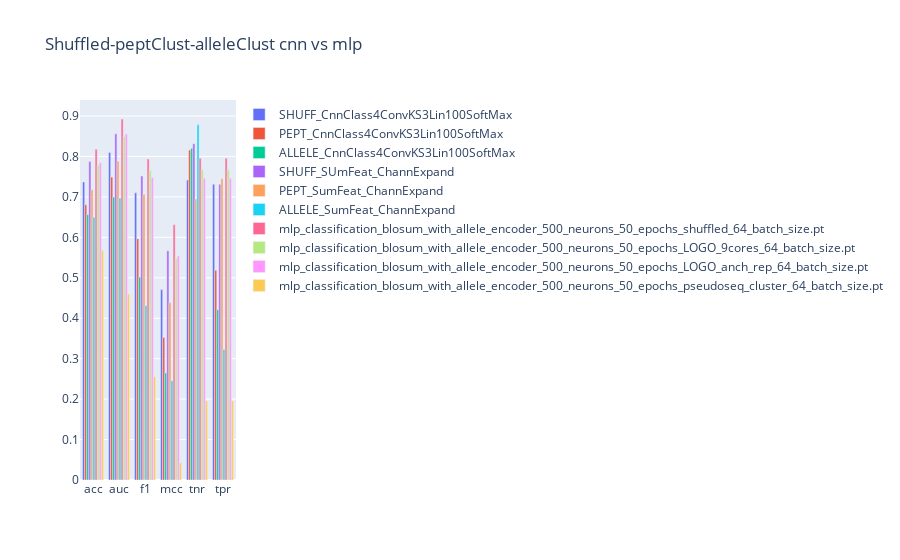

Notebook source saved alongside this figure:
### Code cell
def plot_hist_comparison(title, metrics_dict, save=False):
    fig = go.Figure()

    for model_name in metrics_dict:
        x = list(metrics_dict[model_name].keys())
        y = list(metrics_dict[model_name].values())
        fig.add_trace(go.Bar(
            x=x,
            y=y,
            name=model_name,
        ))
        fig.update_layout(
            barmode="group",
            title_text=title,
        )
    fig.show()
    if save:
        plt.savefig(save)
        
plot_hist_comparison('Shuffled-peptClust-alleleClust cnn vs mlp', best_models_metrics)

### Figure 1 — Plotly figure (JSON) as saved in the notebook; plotly's stock layout.template omitted (floating-point values rounded to 4 significant figures)
{"data": [{"name": "SHUFF_CnnClass4ConvKS3Lin100SoftMax", "type": "bar", "x": ["acc", "auc", "f1", "mcc", "tnr", "tpr"], "y": [0.7372, 0.81, 0.71, 0.4707, 0.7418, 0.7313]}, {"name": "PEPT_CnnClass4ConvKS3Lin100SoftMax", "type": "bar", "x": ["acc", "auc", "f1", "mcc", "tnr", "tpr"], "y": [0.6804, 0.7491, 0.5965, 0.3524, 0.8159, 0.5185]}, {"name": "ALLELE_CnnClass4ConvKS3Lin100SoftMax", "type": "bar", "x": ["acc", "auc", "f1", "mcc", "tnr", "tpr"], "y": [0.6561, 0.6995, 0.5017, 0.2648, 0.8203, 0.421]}, {"name": "SHUFF_SUmFeat_ChannExpand", "type": "bar", "x": ["acc", "auc", "f1", "mcc", "tnr", "tpr"], "y": [0.7874, 0.8559, 0.7516, 0.5667, 0.8316, 0.7311]}, {"name": "PEPT_SumFeat_ChannExpand", "type": "bar", "x": ["acc", "auc", "f1", "mcc", "tnr", "tpr"], "y": [0.7178, 0.7881, 0.7064, 0.4383, 0.695, 0.745]}, {"name": "ALLELE_SumFeat_ChannExpand", "type": "bar", "x": ["acc", "auc", "f1", "mcc", "tnr", "tpr"], "y": [0.6498, 0.6971, 0.4311, 0.2451, 0.8782, 0.3227]}, {"name": "mlp_classification_blosum_with_allele_encoder_500_neurons_50_epochs_shuffled_64_batch_size.pt", "type": "bar", "x": ["tpr", "tnr", "auc", "mcc", "acc", "f1"], "y": [0.7958, 0.7958, 0.8927, 0.6313, 0.8181, 0.7939]}, {"name": "mlp_classification_blosum_with_allele_encoder_500_neurons_50_epochs_LOGO_9cores_64_batch_size.pt", "type": "bar", "x": ["tpr", "tnr", "auc", "mcc", "acc", "f1"], "y": [0.7669, 0.7669, 0.849, 0.5479, 0.7782, 0.765]}, {"name": "mlp_classification_blosum_with_allele_encoder_500_neurons_50_epochs_LOGO_anch_rep_64_batch_size.pt", "type": "bar", "x": ["tpr", "tnr", "auc", "mcc", "acc", "f1"], "y": [0.7459, 0.7459, 0.8554, 0.554, 0.7844, 0.7479]}, {"name": "mlp_classification_blosum_with_allele_encoder_500_neurons_50_epochs_pseudoseq_cluster_64_batch_size.pt", "type": "bar", "x": ["tpr", "tnr", "auc", "mcc", "acc", "f1"], "y": [0.1956, 0.1956, 0.4599, 0.04244, 0.5678, 0.2551]}], "layout": {"barmode": "group", "title": {"text": "Shuffled-peptClust-alleleClust cnn vs mlp"}}}
